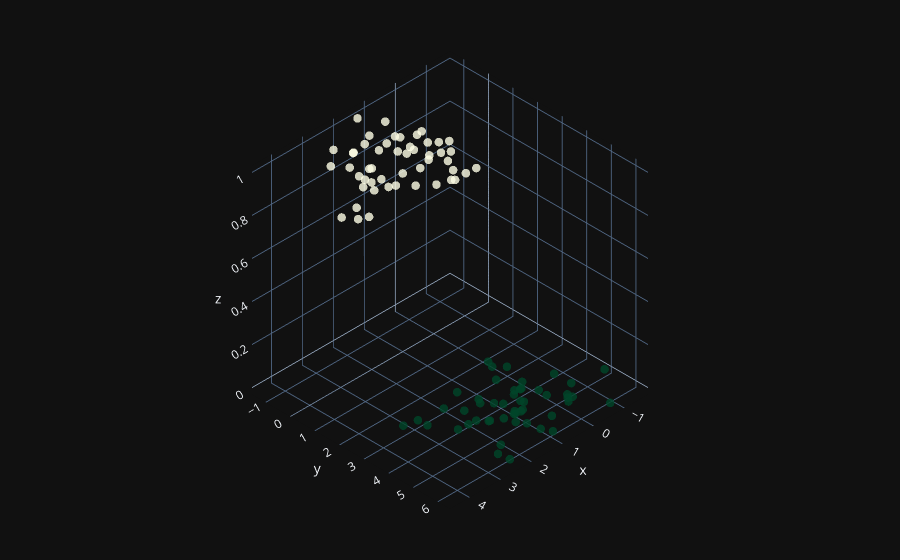

Notebook source saved alongside this figure:
### Code cell
fig = go.Figure(data=[go.Scatter3d(
    x=X[:, 0].flatten(),
    y=X[:, 1].flatten(),
    z=y.flatten(),
    mode='markers',
    marker=dict(
        size=5,
        color=y.flatten(),
        colorscale='YlGn',
        opacity=0.8,
        reversescale=True
    )
)])

fig.update_layout(template='plotly_dark', margin=dict(l=0, r=0, b=0, t=0))
fig.layout.scene.camera.projection.type = "orthographic"
fig.show()
